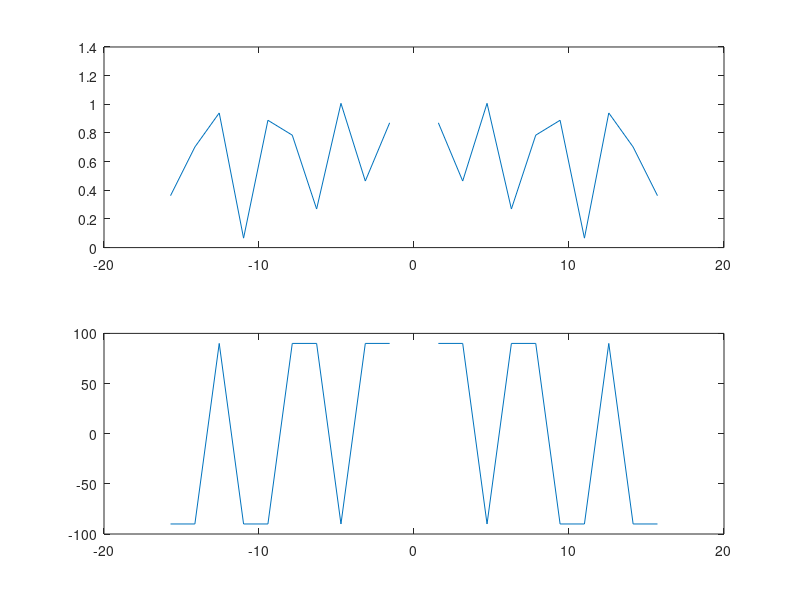

Write MATLAB code to recreate this figure.
pkg load signal

# http://www.mathworks.com/help/signal/ref/sawtooth.html
# Generate 10 periods of a sawtooth wave with a fundamental frequency of 50 Hz. The sampling rate is 1 kHz.
# T = 10*(1/50);
# Fs = 1000;
# dt = 1/Fs;
# t = 0:dt:T-dt;
# x = sawtooth(2*pi*50*t);
# plot(t,x)
# grid on;

# T = 5*(1/2);
# Fs = 1000;
# dt = 1/Fs;
# t = -10:dt:10;
# x = 4*sawtooth(pi*t);
# plot(t,x)
# grid on;

n = -10:10;
Dn = 0.5 .* j.*(-2.*cos(2.*n) + (1./n).*sin(2.*n));

magDn = abs(Dn);
phaseDn = angle(Dn) * (180/pi)

W = n.*(pi/2)

subplot(2,1,1)
plot(W,magDn)
subplot(2,1,2)
plot(W,phaseDn)